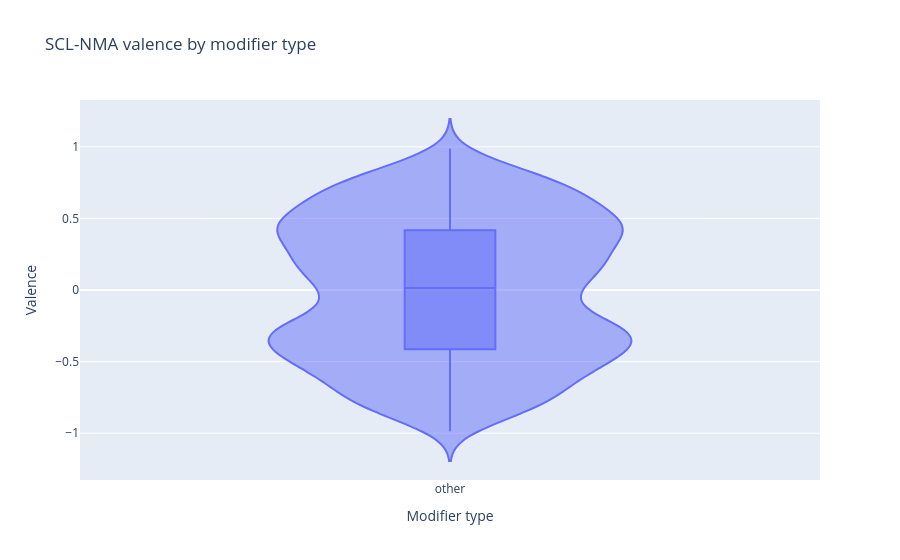

Source (notebook cell):
### Code cell
nma['modifier_type'] = (
    nma['modifier_negator'].notna().map({True:'negator',False:''})
    .where(nma['modifier_negator'].notna())
    .fillna(nma['modifier_modal'].notna().map({True:'modal',False:''}).where(nma['modifier_modal'].notna()))
    .fillna(nma['modifier_adverb'].notna().map({True:'adverb',False:''}).where(nma['modifier_adverb'].notna()))
    .fillna('other')
)
fig2 = px.violin(nma, x='modifier_type', y='nma_valence', box=True, points='outliers',
    title='SCL-NMA valence by modifier type',
    labels={'modifier_type':'Modifier type','nma_valence':'Valence'})
fig2.show()

### Figure 1 — Plotly figure (JSON) as saved in the notebook; plotly's stock layout.template omitted (floating-point values rounded to 4 significant figures; data arrays with more than 128 entries replaced by an {"elided": "..."} marker saying what was removed)
{"data": [{"alignmentgroup": "True", "box": {"visible": true}, "hovertemplate": "Modifier type=%{x}<br>Valence=%{y}<extra></extra>", "legendgroup": "", "marker": {"color": "#636efa"}, "name": "", "offsetgroup": "", "orientation": "v", "points": "outliers", "scalegroup": "True", "showlegend": false, "type": "violin", "x": {"elided": "3207 str values"}, "x0": " ", "xaxis": "x", "y": {"elided": "3207 float values"}, "y0": " ", "yaxis": "y"}], "layout": {"legend": {"tracegroupgap": 0}, "title": {"text": "SCL-NMA valence by modifier type"}, "violinmode": "group", "xaxis": {"anchor": "y", "domain": [0.0, 1.0], "title": {"text": "Modifier type"}}, "yaxis": {"anchor": "x", "domain": [0.0, 1.0], "title": {"text": "Valence"}}}}
